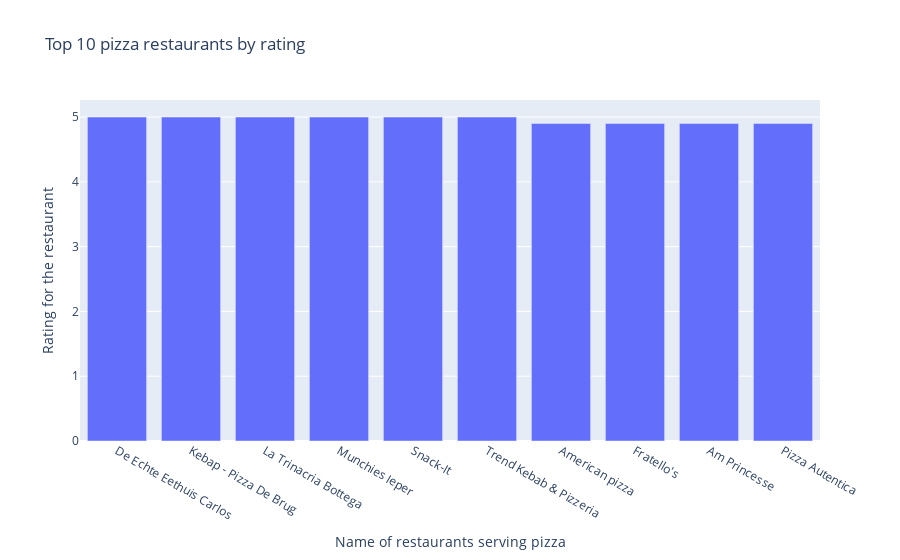

The code cell stored with this chart in its notebook:
### Code cell
fig = px.bar(df_pizza, x='name', y="rating",
               labels={"name": "Name of restaurants serving pizza", "rating": "Rating for the restaurant"}, 
              title = "Top 10 pizza restaurants by rating")
fig.show()

### Figure 1 — Plotly figure (JSON) as saved in the notebook; plotly's stock layout.template omitted (floating-point values rounded to 4 significant figures)
{"data": [{"alignmentgroup": "True", "hovertemplate": "Name of restaurants serving pizza=%{x}<br>Rating for the restaurant=%{y}<extra></extra>", "legendgroup": "", "marker": {"color": "#636efa", "pattern": {"shape": ""}}, "name": "", "offsetgroup": "", "orientation": "v", "showlegend": false, "textposition": "auto", "type": "bar", "x": ["De Echte Eethuis Carlos", "Kebap - Pizza De Brug", "La Trinacria Bottega", "Munchies Ieper", "Snack-It", "Trend Kebab & Pizzeria", "American pizza", "Fratello's", "Am Princesse", "Pizza Autentica"], "xaxis": "x", "y": [5, 5, 5, 5, 5, 5, 4.9, 4.9, 4.9, 4.9], "yaxis": "y"}], "layout": {"barmode": "relative", "legend": {"tracegroupgap": 0}, "title": {"text": "Top 10 pizza restaurants by rating"}, "xaxis": {"anchor": "y", "domain": [0, 1], "title": {"text": "Name of restaurants serving pizza"}}, "yaxis": {"anchor": "x", "domain": [0, 1], "title": {"text": "Rating for the restaurant"}}}}
